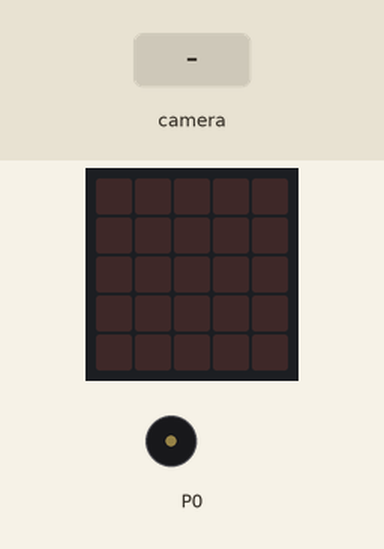
Simulated run of this program. Board: BBC micro:bit (MakeCode). Shown: the board's 5×5 LED display, buzzer (waves = sounding). Inputs (shaded band) come from the test bench.

Above: at 1.2 s.
1.3 s: the camera recognises learned object ID1 for 2 s
At 2.3 s:
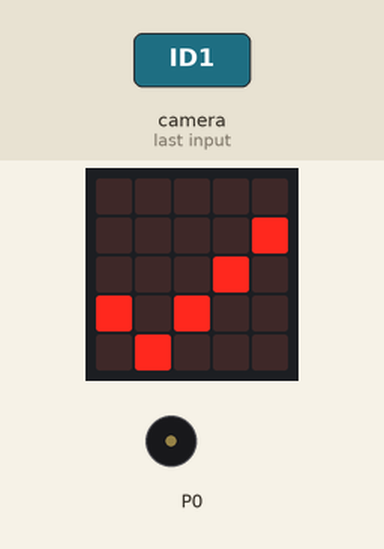
4.3 s: the camera recognises learned object ID1 for 2 s
At 5.6 s:
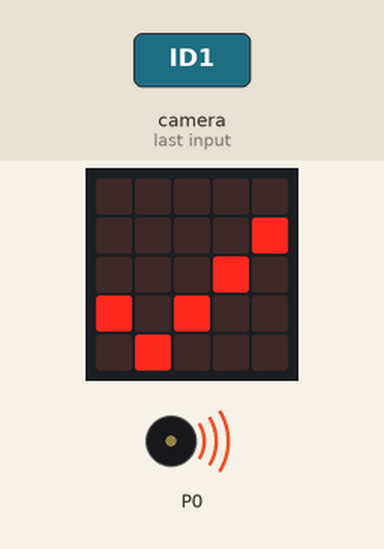
At 8.6 s:
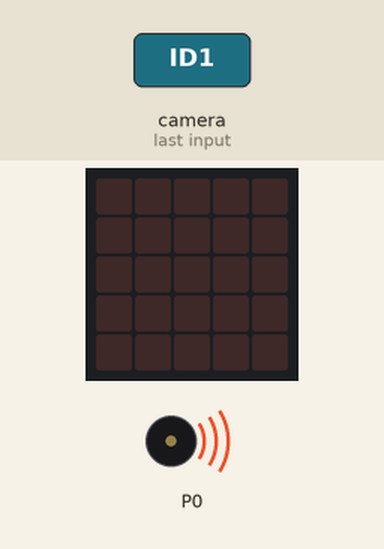
Timing chart, 0 to 12.5 s (numbered marks = the images above; inputs shaded):
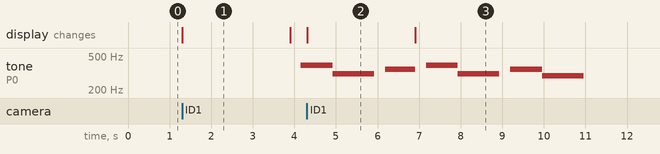

Measured:
- after the input at 1.3 s, tone on P0: silent → 392 Hz after 2.9 s; the display: changes at once (image 1)
- after the input at 4.3 s, the display: changes at once (image 2)
- what the display in image 1 shows lasts 2.6 s, from 1.3 s to 3.9 s

The program:

main.ts
```typescript
huskylens.initI2c()
huskylens.initMode(protocolAlgorithm.ALGORITHM_FACE_RECOGNITION)
basic.forever(function () {
    huskylens.request()
    if (huskylens.isLearned(1)) {
        if (huskylens.isAppear_s(HUSKYLENSResultType_t.HUSKYLENSResultBlock)) {
            if (huskylens.isAppear(1, HUSKYLENSResultType_t.HUSKYLENSResultBlock)) {
                basic.showIcon(IconNames.Yes)
                basic.pause(2000)
                basic.clearScreen()
                music.startMelody(music.builtInMelody(Melodies.Dadadadum), MelodyOptions.Once)
            } else {
                basic.showIcon(IconNames.No)
                basic.pause(2000)
                basic.clearScreen()
                music.startMelody(music.builtInMelody(Melodies.Baddy), MelodyOptions.Once)
            }
        }
    }
})
```

test.ts
```typescript
// 테스트는 여기로 이동합니다; 이 패키지가 확장으로 사용될 때 컴파일되지 않을 것 입니다.
```
